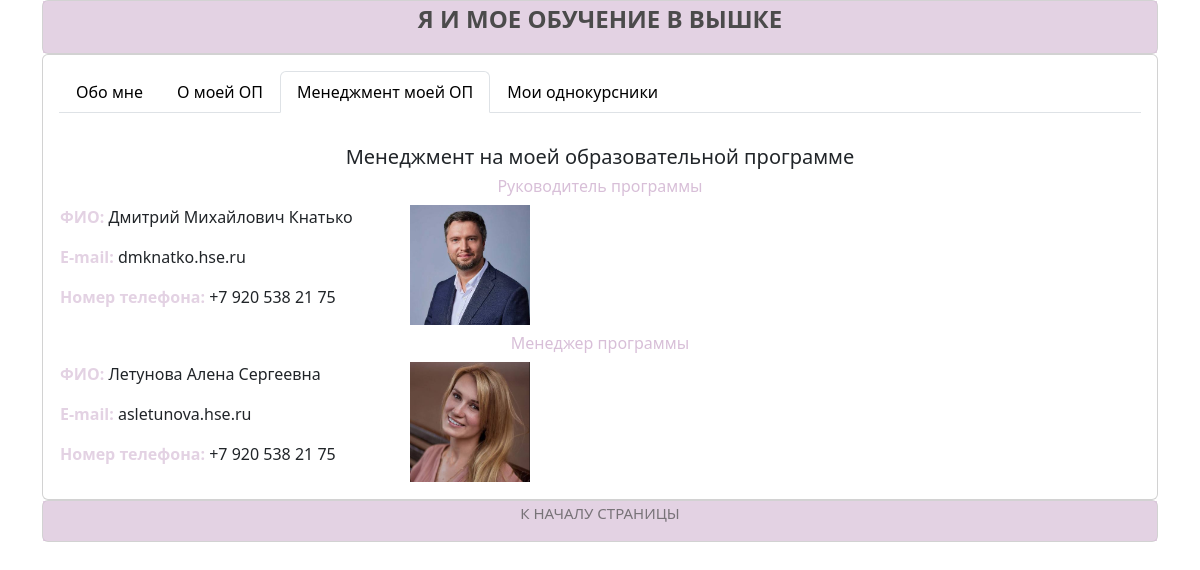
/page/11, run on the app's committed database.
### site_app/models.py (models this page shows, shortened)
class Item(models.Model):
    item_title = models.CharField(verbose_name = 'Заголовок (title)', max_length=255, default="Заголовок" )
    item_nav = models.CharField(verbose_name = 'Название ссылки', max_length=255, default="Название ссылки")
    item_nav_position = models.IntegerField(verbose_name = 'Приоритет ссылки в навигации (0 - исключить)', default=1, help_text="большее - число правее, 0 - исключить из навигации")
    item_content = models.TextField(verbose_name = 'Основное содержание страницы',
    default = '<a id="top_of _page" href="#h1" class="card-link">На раздел 1</a>   <h6 class="card-subtitle mb-2 text-body-secondary ">   <a id="h1">Раздел 1</a></h6>   <p class="card-text">Содержание раздела 1</p>   <img src="/static/images/settings_django.png"  height="30px">    <a href="#top_of _page" class="card-link">к началу страницы</a>')
    item_current_date = models.DateTimeField(verbose_name = "Дата Записи", auto_now=True)
    class Meta:
        verbose_name = 'Содержание текущей страницы'
        verbose_name_plural = 'Содержание всех страниц'
        ordering = ('-item_nav_position',)

### site_app/views.py (the view)
# urls.py: path('page/<int:pk>', views.page, name='page'),
def page(request, pk):
    nav_objects = Item.objects.values('id','item_nav', 'item_nav_position').filter(item_nav_position__gt=0).order_by('-item_nav_position')
    print("nav_objects: ", nav_objects)
    content_object = Item.objects.values().get(id=pk)
    print("content_object:\n", content_object)
    context = {'pk': pk, 'nav_objects': nav_objects, 'content_object': content_object}
    return render(request, 'page.html', context)

### site_app/templates/page.html (shortened to what this page needs)
{% extends 'layout.html' %}
{% block content %}
    <div class="card">
        <div class="card-body">
            <ul class="nav nav-tabs">
                {% for object in nav_objects %}
                    <li class="nav-item">
                        <a style="color:black; text-decoration:none" class="{% if pk == object.id %}nav-link active{% else %}nav-link{% endif %}"
                           href="{% url 'site_app:page' pk=object.id %}">{{ object.item_nav }}</a>
                    </li>
                {% endfor %}
            </ul>
        </div>
        <div class="card-body">
            <h5 class='card-title text-center'> {% autoescape off %}{{ content_object.item_title }}{% endautoescape %}</h5>
            {% autoescape off %}{{ content_object.item_content }}{% endautoescape %}
        </div>
    </div>
{% endblock %}

### site_app/templates/layout.html (shortened to what this page needs)
<!doctype html>
<html lang="en">
<head>
    <link href="https://cdn.jsdelivr.net/npm/bootstrap@5.2.3/dist/css/bootstrap.min.css" rel="stylesheet">
    {% load static %}
    <link href="{% static 'css/mycss.css' %}" rel="stylesheet">
</head>
<body>
    <div class="container">
      <header class="card">
          <table class = "card-text" align="center" border="0" cellpadding="0" cellspacing="0" width="100%">
          <tr bgcolor="thistle" style="opacity:0.7">
              <td><p align="center"><b><font size="5" color="black" id="start">Я И МОЕ ОБУЧЕНИЕ В ВЫШКЕ</font></b></p></td></tr>
          </table>
      </header>
    {% block content %}
    {% endblock %}
<footer class="card">
            <table class = "card-text" align="center" border="0" cellpadding="0" cellspacing="0" width="100%">
          <tr bgcolor="thistle" style="opacity:0.7"><td>
        <p align="center"><a href="#start" target="_self" style="text-decoration:none;color:black;opacity:0.7;font-size:15px">К
    НАЧАЛУ СТРАНИЦЫ</a></p></td>
            </table>
      </footer>
    </div>
</body>
</html>

### data on the page
Item: item_nav "Обо мне"
Item: item_nav "О моей ОП"
Item: item_nav "Менеджмент моей ОП", item_title "Менеджмент на моей образовательной программе", item_content "Руководитель программы ФИО: Дмитрий Михайлович Кнатько E-mail: dmknatko.hse.ru Номер телефона: +7 920 538 21 75 Менеджер программы ФИО: Летунова Алена Сергеевна E-mail: asletunova.hse.ru Номер телефона: +7 920 538 21 75", item_content (picture)
Item: item_nav "Мои однокурсники"
